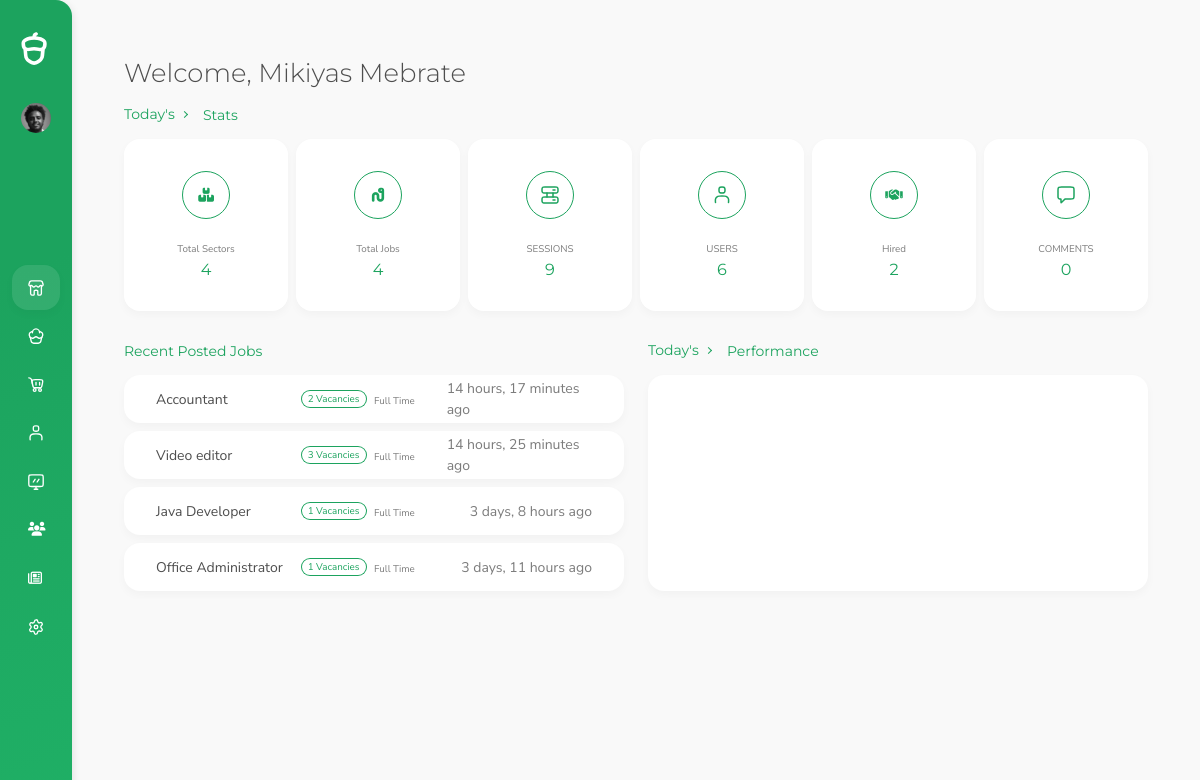
Before: /user-admin/ (signed in) with the older database file.
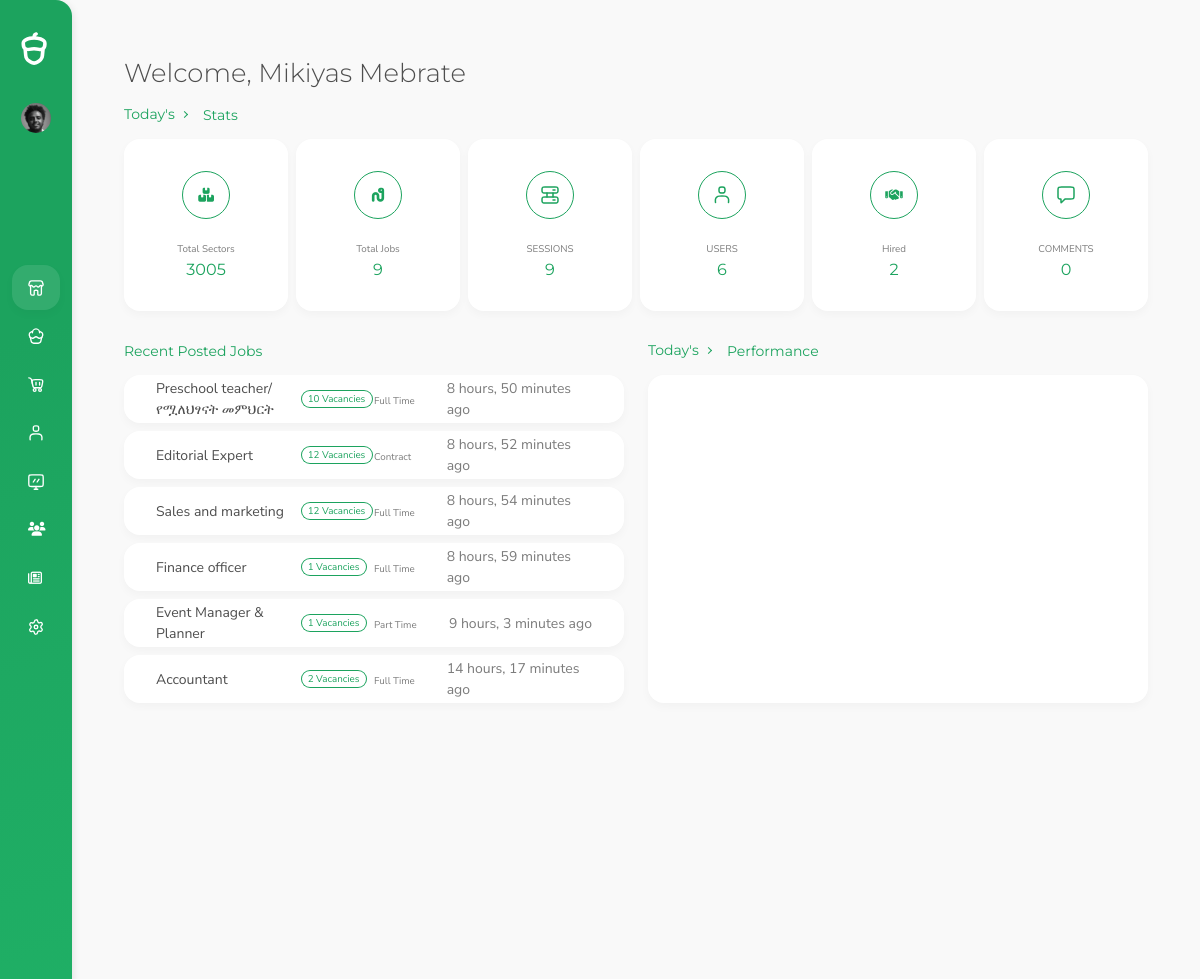
After: the same page with the newer database file.
### Recruitment_System/models.py (models this page shows, shortened)
class Job_Posting(models.Model):
    title = models.CharField(max_length=50)
    sector = models.ForeignKey(Sector, on_delete=models.SET_NULL, null=True)  # Related With Sector
    description = FroalaField()
    vacancies = models.IntegerField()
    experience = models.CharField(max_length=20)
    skills = models.ManyToManyField(Skill)
    location = models.CharField(max_length=200)
    salary_range_start = models.FloatField()
    salary_range_final = models.FloatField()
    type = models.CharField( choices=job_type, max_length=30)
    job_status = models.BooleanField(default=False)
    date_posted = models.DateTimeField(auto_now_add=True)
    date_closed = models.DateField()
    slug = models.SlugField(unique=True,  max_length=200, blank=True)
    class Meta:
        ordering = ['-date_posted','-date_closed']
    def count_applicant(self) -> int:
        applicant = Application.objects.filter(job__id = self.id).count()
        return applicant

### Account/decorators.py (the view)
    def wrapper_func(request, *args, **kwargs):
        if request.user.is_superuser or request.user.is_admin:
            return view_func(request, *args, **kwargs)
        else:
            return HttpResponse('You are not authorized to access this content.')

### UserAdmin/templates/admin-user/Dashboard.html (shortened to what the changed rows need)
{% load static %}
<!DOCTYPE html>
<html lang="en" data-footer="true">
<head>
  {%include 'admin-user/include/head.html'%}
</head>
<body>
  <div id="root">
    <main>
      <div class="container">
        <div class="page-title-container">
          <div class="row">
            <div class="col-12 col-md-7">
              <h1 class="mb-0 pb-0 display-4" id="title">Welcome, {{user.first_name| capfirst}}
                {{user.last_name | capfirst}}</h1>
            </div>
          </div>
        </div>
        <div class="row">
          <div class="col-12">
            <div class="d-flex">
              <h2 class="small-title">Stats</h2>
            </div>
            <div class="mb-5">
              <div class="row g-2">
                <div class="col-6 col-md-4 col-lg-2">
                  <div class="card h-100 hover-scale-up cursor-pointer">
                    <div class="card-body d-flex flex-column align-items-center">
                      <div
                        class="sw-6 sh-6 rounded-xl d-flex justify-content-center align-items-center border border-primary mb-4">
                        <i class="fa-solid fa-boxes-stacked text-primary"></i>
                      </div>
                      <div class="mb-1 d-flex align-items-center text-alternate text-small lh-1-25">
                        Total Sectors
                      </div>
                      <div class="text-primary cta-4">{{sector}}</div>
                    </div>
                  </div>
                </div>
                <div class="col-6 col-md-4 col-lg-2">
                  <div class="card h-100 hover-scale-up cursor-pointer">
                    <div class="card-body d-flex flex-column align-items-center">
                      <div
                        class="sw-6 sh-6 rounded-xl d-flex justify-content-center align-items-center border border-primary mb-4">
                        <i class="fa-solid fa-worm text-primary"></i>
                      </div>
                      <div class="mb-1 d-flex align-items-center text-alternate text-small lh-1-25">
                        Total Jobs
                      </div>
                      <div class="text-primary cta-4">{{total_jobs}}</div>
                    </div>
                  </div>
                </div>
              </div>
            </div>
          </div>
        </div>
        <div class="row">
          <div class="col-xl-6 mb-5">
            <h2 class="small-title">Recent Posted Jobs</h2>
            <div class="mb-n2 scroll-out">
              <div class="scroll-by-count" data-count="6">
                {% for job in recent_jobs%}
                <div class="card mb-2 sh-15 sh-md-6">
                  <div class="card-body pt-0 pb-0 h-100">
                    <div class="row g-0 h-100 align-content-center">
                      <div class="col-10 col-md-4 d-flex align-items-center mb-3 mb-md-0 h-md-100">
                        <a href="#" class="body-link stretched-link">{{job.title}}</a>
                      </div>
                      <div
                        class="col-2 col-md-2 d-flex align-items-center text-muted mb-1 mb-md-0 justify-content-end justify-content-md-start">
                        <span class="badge bg-outline-primary me-1">{{job.vacancies}} Vacancies</span>
                      </div>
                      <div class="col-12 col-md-2 d-flex align-items-center mb-1 mb-md-0 text-alternate">
                        <span>
                          <span class="text-small">{{job.get_type_display}}</span>
                      </div>
                      <div
                        class="col-12 col-md-4 d-flex align-items-center justify-content-md-end mb-1 mb-md-0 text-alternate">
                        {{job.date_posted | timesince }} ago
                      </div>
                    </div>
                  </div>
                </div>
                {% endfor %}
              </div>
            </div>
          </div>
          <div class="col-xl-6 mb-5">
            <div class="d-flex">
              <h2 class="small-title">Performance</h2>
            </div>
            </div>
          </div>
        </div>
  </div>
</body>
</html>

Changed rows visible on the page:
no longer on this page (row unchanged): Job_Posting: title "Video editor", vacancies "3", type "Full Time", date_posted "14 hours, 25 minutes"
no longer on this page (row unchanged): Job_Posting: title "Java Developer", vacancies "1", type "Full Time", date_posted "3 days, 8 hours"
no longer on this page (row unchanged): Job_Posting: title "Office Administrator", vacancies "1", type "Full Time", date_posted "3 days, 11 hours"
added Job_Posting: title "Preschool teacher/ የሟለህፃናት መምህርት", vacancies "10", type "Full Time", date_posted "8 hours, 50 minutes"
added Job_Posting: title "Editorial Expert", vacancies "12", type "Contract", date_posted "8 hours, 52 minutes"
added Job_Posting: title "Sales and marketing", vacancies "12", type "Full Time", date_posted "8 hours, 54 minutes"
added Job_Posting: title "Finance officer", vacancies "1", type "Full Time", date_posted "8 hours, 59 minutes"
added Job_Posting: title "Event Manager & Planner", vacancies "1", type "Part Time", date_posted "9 hours, 3 minutes"
Other visible differences:
{{ sector }}: "4" → "3005"
{{ total_jobs }}: "4" → "9"
